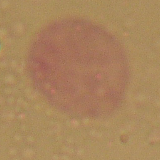
#> input picture Tests/1_1.bmp, 160 x 160 px
$ jupyter execute 'Fractal dimension by FFT.ipynb'   (shell and % lines are left out)
#> lines starting #> are read from the running program, lines starting #| are printed output that depends on the picture
[cell 1]
from matplotlib import pyplot as plt
from matplotlib import image as mpimg
from mpl_toolkits.mplot3d import Axes3D
import cv2
import numpy
import math


%pylab inline

[cell 2]
img = mpimg.imread("Tests/1_1.bmp")
#> img is the input picture: shape (160, 160, 3); mean R, G, B 169.1, 132.6, 93

def rgb2gray(rgb):
    #return numpy.array(numpy.dot(rgb[...,:3], [0.333, 0.334, 0.333]))
    return np.array(np.dot(rgb[...,:3], [0.299, 0.587, 0.114]))
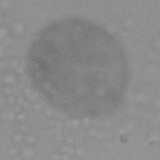
#> returned value: shape (160, 160) float64; min 105.4, max 166.1, mean 139

grayscale = rgb2gray(img)
plt.imshow(grayscale, cmap = plt.get_cmap('gray'))

[cell 3]
imfft = numpy.fft.fft2(grayscale)

n, m = imfft.shape
#> n = 160; m = 160

n, m = imfft.shape
max_magnitude = 0
for i in range(n):
    for j in range(m):
        if abs(imfft[i][j]) > max_magnitude and not (i == 0 and j == 0):
            max_magnitude = abs(imfft[i][j])
#> after the loop, max_magnitude = 82118.8

imfft_gray = numpy.ndarray(imfft.shape, dtype=int_)
for i in range(n):
    for j in range(m):
        imfft_gray[i][j] = int(255.0 * (abs(imfft[i][j]) / max_magnitude))
        if i == 0 and j == 0:
            imfft_gray[i][j] = 125
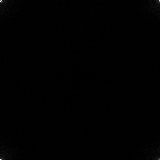
#> imfft_gray: shape (160, 160) int64; min 0, max 255, mean 0.9

plt.imshow(imfft_gray, cmap = plt.get_cmap('gray'))

[cell 4]
im = numpy.fft.ifft2(imfft)

n, m = imfft.shape
gray = numpy.ndarray(imfft.shape)
for i in range(n):
    for j in range(m):
        gray[i][j] = im[i][j].real

plt.imshow(gray, cmap = plt.get_cmap('gray'))
